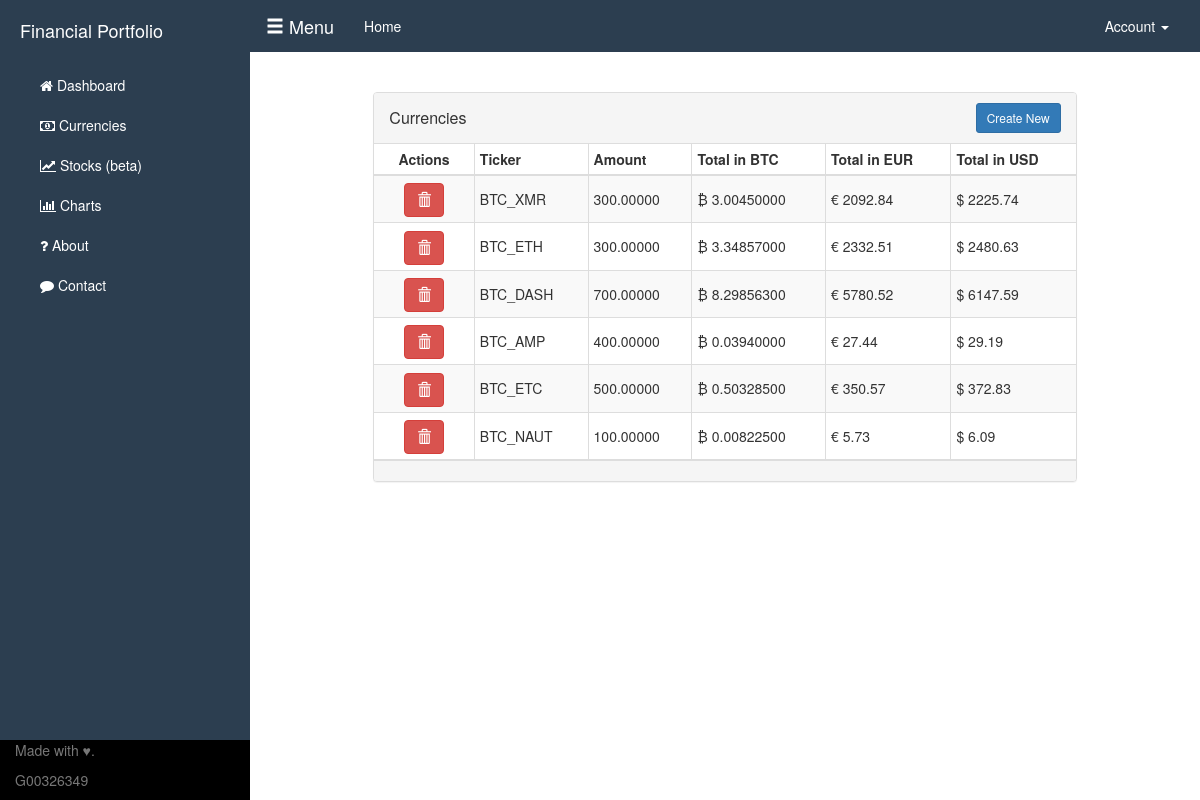
Before: /currencies (signed in) with the older database file.
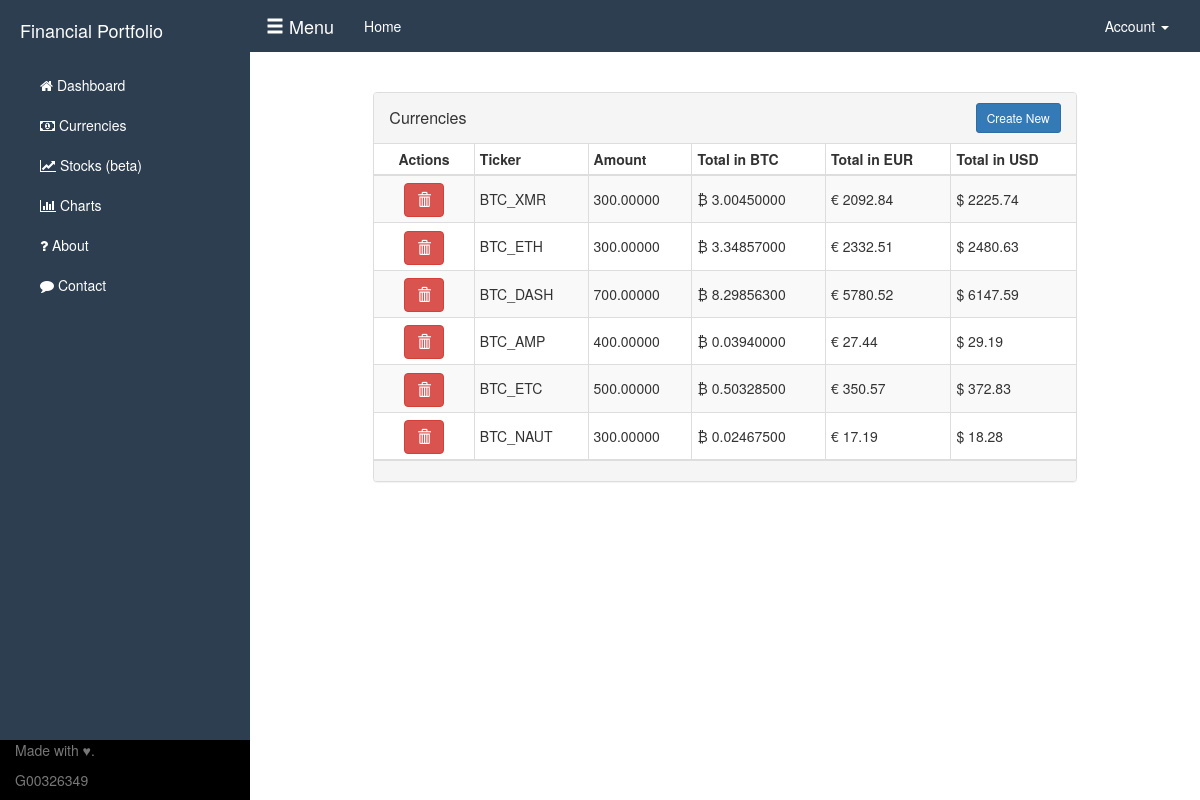
After: the same page with the newer database file.
### webapp.py (models this page shows)
class UserCurrency(db.Model, UserMixin):
    __tablename__ = "users_cur"
    trans_id = db.Column(db.Integer, primary_key=True, index=True)
    id = db.Column(db.Integer)
    amount = db.Column(db.Numeric())
    ticker = db.Column(db.String(255))
    priceInBTC = db.Column(db.Numeric())
    priceInUSD = db.Column(db.Numeric())
    priceInEUR = db.Column(db.Numeric())
    priceInCHY = db.Column(db.Numeric())
    last = db.Column(db.String(255))
    ask = db.Column(db.String(255))
    bid = db.Column(db.String(255))
    timestamp = db.Column(db.DateTime())
    index = index_property('id', 'index')

### webapp.py (the view)
@app.route('/currencies')
@login_required
def currencies():
    Currencies = UserCurrency.query.filter_by(id=current_user.id).all()
    print(Currencies)
    return render_template("currencies.html", Currencies=Currencies)

### templates/currencies.html (shortened to what this page needs)
{% extends "index.html" %} {% block title %}Currencies{% endblock %} {% block head %} {{ super() }}
<link rel="stylesheet" href="{{ url_for('static', filename='css/investment-tables.css') }}">
{% endblock %}
{% block content %}
<div class="col-md-10 col-md-offset-1">
    <div class="panel panel-default panel-table">
        <div class="panel-heading">
            <div class="row">
                <div class="col col-xs-6">
                    <h3 class="panel-title">Currencies</h3>
                </div>
                <div class="col col-xs-6 text-right">
                    <button type="button" class="btn btn-sm btn-primary btn-create" data-toggle="modal" data-target="#myModal">Create New</button>
                </div>
            </div>
        </div>
        <div class="panel-body">
            <div id="no-more-tables">
                <table class="col-md-12 table-bordered table-striped table-condensed cf">
                    {% if Currencies|length < 1 %} <thead>
                        <th>Looks like you dont have anything here! Click the button to add a new asset! &#9757;</th>
                        </thead>
                </table>
                {% else %}
                <thead class="cf">
                    <tr>
                        <th>Actions</th>
                        <th>Ticker</th>
                        <th class="numeric">Amount</th>
                        <th class="numeric">Total in BTC</th>
                        <th class="numeric">Total in EUR</th>
                        <th class="numeric">Total in USD</th>
                    </tr>
                </thead>
                <tbody>
                    {% for thing in Currencies %}
                    <tr>
                        <td align="center">
                            <a class="btn btn-danger" href="{{url_for('deleteentry' , ticker=thing.ticker)}}"><span class="glyphicon glyphicon-trash"></span></a>
                        </td>
                        <td data-title="Ticker">{{ thing.ticker }}</td>
                        <td data-title="Amount" class="numeric">{{'%0.5f'% thing.amount |float}}</td>
                        <td data-title="Total in BTC" class="numeric">&#8383; {{'%0.8f'% thing.priceInBTC }}</td>
                        <td data-title="Total in EUR" class="numeric">&#128; {{'%0.2f'% thing.priceInEUR| float }}</td>
                        <td data-title="Total in USD" class="numeric">&#36; {{'%0.2f'%thing.priceInUSD|float }}</td>
                    </tr>
                    {% endfor %}
                </tbody>
                {% endif %}
                </table>
            </div>
        </div>
        <div class="panel-footer">
        </div>
    </div>
</div>
{% endblock %}

### templates/index.html (shortened to what this page needs)
<!DOCTYPE html>
<html lang="en">
<head>
    {% block head %}
    <link href="static/css/bootstrap/bootstrap.min.css" rel="stylesheet">
    <link href="https://maxcdn.bootstrapcdn.com/font-awesome/4.6.3/css/font-awesome.min.css" rel="stylesheet">
    <link href="static/css/simple-sidebar.css" rel="stylesheet">
    {% endblock %}
</head>
<body>
    <div id="wrapper">
        <div id="sidebar-wrapper">
            <ul class="sidebar-nav">
                <li class="sidebar-brand">
                    <a href="#">
                        Financial Portfolio
                    </a>
                </li>
                <li>
                    <a href="/dashboard"><i class="fa fa-home" aria-hidden="true"></i>  Dashboard</a>
                </li>
                <li>
                    <a href="/currencies"><i class="fa fa-money"></i>   Currencies</a>
                </li>
                <li>
                    <a href="/stocks"><i class="fa fa-line-chart" aria-hidden="true"></i>  Stocks (beta)</a>
                </li>
                <li>
                    <a href="/charts"><i class="fa fa-bar-chart" aria-hidden="true"></i>  Charts</a>
                </li>
                <li>
                    <a href="/about"><i class="fa fa-question" aria-hidden="true"></i>  About</a>
                </li>
                <li>
                    <a href="/contact"><i class="fa fa-comment" aria-hidden="true"></i>  Contact</a>
                </li>
            </ul>
            <footer class="footer">
                <div class="footer-container">
                    <p class="text-muted">Made with &#9829;.</p>
                    <p class="text-muted">G00326349</p>
                </div>
            </footer>
        </div>
        <nav class="navbar navbar-full">
            <div class="container-fluid">
                <div class="navbar-header">
                    <a class="navbar-brand" href="#menu-toggle" id="menu-toggle">
                        <span class="glyphicon glyphicon-menu-hamburger"></span> Menu
                    </a>
                </div>
                <div class="collapse navbar-collapse nav-text" id="bs-example-navbar-collapse-1">
                    <ul class="nav navbar-nav">
                        <li class=" text-secondary"><a href="/dashboard" id="demo">Home <span class="sr-only">(current)</span></a></li>
                    </ul>
                    <ul class="nav navbar-nav navbar-right">
                        <li class="dropdown">
                            <a href="#" class="dropdown-toggle" data-toggle="dropdown" role="button" aria-haspopup="true" aria-expanded="false">Account <span class="caret"></span></a>
                        </li>
                    </ul>
                </div>
            </div>
        </nav>
        <div id="page-content-wrapper">
            <div class="container-fluid">
                {% block content %}{% endblock %}
            </div>
        </div>
    </div>
</body>
</html>

### static/css/simple-sidebar.css (style rules this page uses)
body { overflow-x: hidden; }
#wrapper { padding-left: 0; -webkit-transition: all 0.5s ease; -moz-transition: all 0.5s ease; -o-transition: all 0.5s ease; transition: all 0.5s ease; }
#sidebar-wrapper { z-index: 1000; position: fixed; left: 250px; width: 0; height: 100%; margin-left: -250px; overflow-y: auto; background: #2c3e50; -webkit-transition: all 0.5s ease; -moz-transition: all 0.5s ease; -o-transition: all 0.5s ease; transition: all 0.5s ease; }
#page-content-wrapper { width: 100%; position: absolute; padding: 15px; }
#wrapper nav { border-radius: 0 !important; background-color: #2c3e50; }
#wrapper nav a { color: #ffffff; }
.sidebar-nav { position: absolute; top: 0; width: 250px; margin: 0; padding: 0; list-style: none; }
.sidebar-nav li { text-indent: 20px; line-height: 40px; }
.sidebar-nav li a { display: block; text-decoration: none; color: #ffffff; }
.sidebar-nav>.sidebar-brand { height: 65px; font-size: 18px; line-height: 60px; }
.sidebar-nav>.sidebar-brand a { color: #ffffff; }
.footer { position: absolute; bottom: 0; width: 100%; height: 60px; background: #000; }
.footer-container { width: auto; max-width: 680px; padding: 0 15px; }
@media (min-width:768px) { #wrapper { padding-left: 250px; } }
@media (min-width:768px) { #sidebar-wrapper { width: 250px; } }
@media (min-width:768px) { #page-content-wrapper { padding: 20px; position: relative; } }

### static/css/investment-tables.css (style rules this page uses)
.panel-table .panel-body { padding: 0; }
.panel-table .panel-body .table-bordered { border-style: none; margin: 0; }
.panel-table .panel-body .table-bordered>thead>tr>th:first-of-type { text-align: center; width: 100px; }
.panel-table .panel-body .table-bordered>thead>tr>th:last-of-type, .panel-table .panel-body .table-bordered>tbody>tr>td:last-of-type { border-right: 0px; }
.panel-table .panel-body .table-bordered>thead>tr>th:first-of-type, .panel-table .panel-body .table-bordered>tbody>tr>td:first-of-type { border-left: 0px; }
.panel-table .panel-body .table-bordered>tbody>tr:first-of-type>td { border-bottom: 0px; }
.panel-table .panel-body .table-bordered>thead>tr:first-of-type>th { border-top: 0px; }
.panel-table .panel-heading .col h3 { line-height: 30px; height: 30px; }
.panel-table .panel-body .table-bordered>tbody>tr>td { line-height: 34px; }

Changed rows visible on the page:
changed UserCurrency "BTC_NAUT": amount "100.00000" → "300.00000"; priceInBTC "0.00822500" → "0.02467500"; priceInEUR "5.73" → "17.19"; priceInUSD "6.09" → "18.28"
